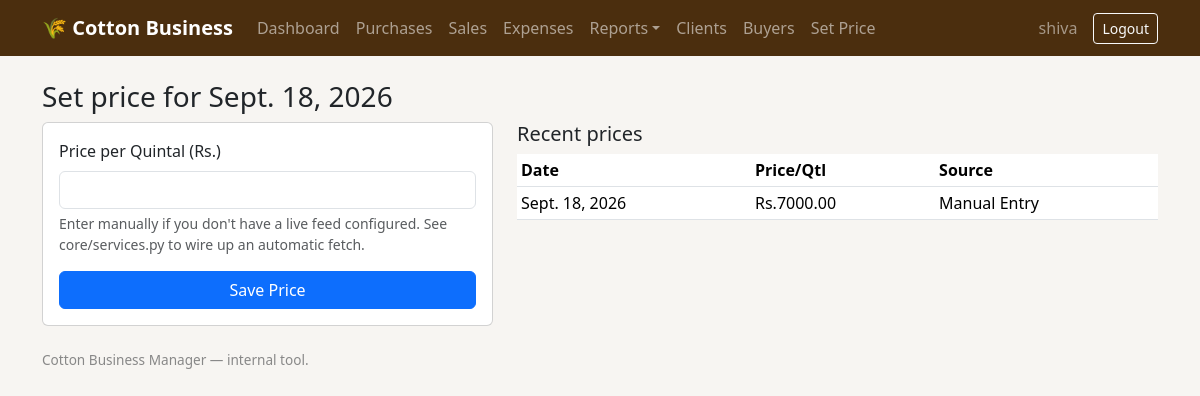
Page /price/set/ (signed in) on the committed database.
### core/models.py (models this page shows, shortened)
class LivePrice(models.Model):
    SOURCE_CHOICES = [
        ("LIVE", "Fetched Live"),
        ("MANUAL", "Manual Entry"),
    ]
    date = models.DateField(default=timezone.now)
    price_per_quintal = models.DecimalField(max_digits=10, decimal_places=2)
    source = models.CharField(max_length=10, choices=SOURCE_CHOICES, default="MANUAL")
    fetched_at = models.DateTimeField(auto_now_add=True)
    class Meta:
        ordering = ["-date", "-fetched_at"]

### core/views.py (the view)
# urls.py: path("price/set/", views.set_today_price, name="set_today_price"),
@login_required
def set_today_price(request):
    today = timezone.localdate()
    if request.method == "POST":
        form = TodayPriceForm(request.POST)
        if form.is_valid():
            LivePrice.objects.create(
                date=today,
                price_per_quintal=form.cleaned_data["price_per_quintal"],
                source="MANUAL",
            )
            messages.success(request, f"Price for {today} saved.")
            return redirect("core:dashboard")
    else:
        form = TodayPriceForm()
    price_history = LivePrice.objects.all()[:15]
    return render(request, "core/set_price.html", {"form": form, "today": today, "price_history": price_history})

### core/forms.py
class TodayPriceForm(forms.ModelForm):
    class Meta:
        model = LivePrice
        fields = ["price_per_quintal"]
        widgets = {
            "price_per_quintal": forms.NumberInput(attrs={"step": "0.01", "class": "form-control"}),
        }

### core/templates/core/set_price.html (shortened to what this page needs)
{% extends "core/base.html" %}
{% block content %}
<h3>Set price for {{ today }}</h3>
<div class="row">
  <div class="col-md-5">
    <form method="post" class="card p-3">
      <div class="mb-3">
        <label class="form-label">Price per Quintal (Rs.)</label>
        {{ form.price_per_quintal }}
        <div class="form-text">Enter manually if you don't have a live feed configured. See core/services.py to wire up an automatic fetch.</div>
      </div>
      <button class="btn btn-primary">Save Price</button>
    </form>
  </div>
  <div class="col-md-7">
    <h5>Recent prices</h5>
    <table class="table table-sm">
      <thead><tr><th>Date</th><th>Price/Qtl</th><th>Source</th></tr></thead>
      <tbody>
      {% for p in price_history %}
        <tr><td>{{ p.date }}</td><td>Rs.{{ p.price_per_quintal }}</td><td>{{ p.get_source_display }}</td></tr>
      {% empty %}
        <tr><td colspan="3">No prices recorded yet.</td></tr>
      {% endfor %}
      </tbody>
    </table>
  </div>
</div>
{% endblock %}

### core/templates/core/base.html (shortened to what this page needs)
<!DOCTYPE html>
<html lang="en">
<head>
<link href="https://cdn.jsdelivr.net/npm/bootstrap@5.3.3/dist/css/bootstrap.min.css" rel="stylesheet">
</head>
<body>
{% if user.is_authenticated %}
<nav class="navbar navbar-expand-lg navbar-dark" style="background:#4b2e0e;">
  <div class="container">
    <a class="navbar-brand" href="{% url 'core:dashboard' %}">🌾 Cotton Business</a>
    <div class="collapse navbar-collapse" id="nav">
      <ul class="navbar-nav me-auto">
        <li class="nav-item"><a class="nav-link" href="{% url 'core:dashboard' %}">Dashboard</a></li>
        <li class="nav-item"><a class="nav-link" href="{% url 'core:purchase_list' %}">Purchases</a></li>
        <li class="nav-item"><a class="nav-link" href="{% url 'core:sale_list' %}">Sales</a></li>
        <li class="nav-item"><a class="nav-link" href="{% url 'core:expense_list' %}">Expenses</a></li>
        <li class="nav-item dropdown">
          <a class="nav-link dropdown-toggle" href="#" role="button" data-bs-toggle="dropdown">Reports</a>
        </li>
        <li class="nav-item"><a class="nav-link" href="{% url 'core:client_list' %}">Clients</a></li>
        <li class="nav-item"><a class="nav-link" href="{% url 'core:buyer_list' %}">Buyers</a></li>
        <li class="nav-item"><a class="nav-link" href="{% url 'core:set_today_price' %}">Set Price</a></li>
      </ul>
      <span class="navbar-text me-3 text-white-50">{{ user.username }}</span>
      <form action="{% url 'logout' %}" method="post" class="d-inline"> {% csrf_token %} <button type="submit" class="btn btn-outline-light btn-sm">Logout</button> </form>
    </div>
  </div>
</nav>
{% endif %}
<div class="container py-4">
  {% block content %}{% endblock %}
</div>
<div class="container pb-4">
  <footer>Cotton Business Manager — internal tool.</footer>
</div>
</body>
</html>

### core/templates/core/base.html (style rules this page uses)
body { background:#f7f5f2; }
.navbar-brand { font-weight: 600; }
footer { color:#888; font-size: .85rem; }

### rows in the picture
LivePrice: date "Sept. 18, 2026", price_per_quintal "7000.00", source "Manual Entry"

### other values in the picture
{{ user.username }} "shiva"
{{ today }} "Sept. 18, 2026"
